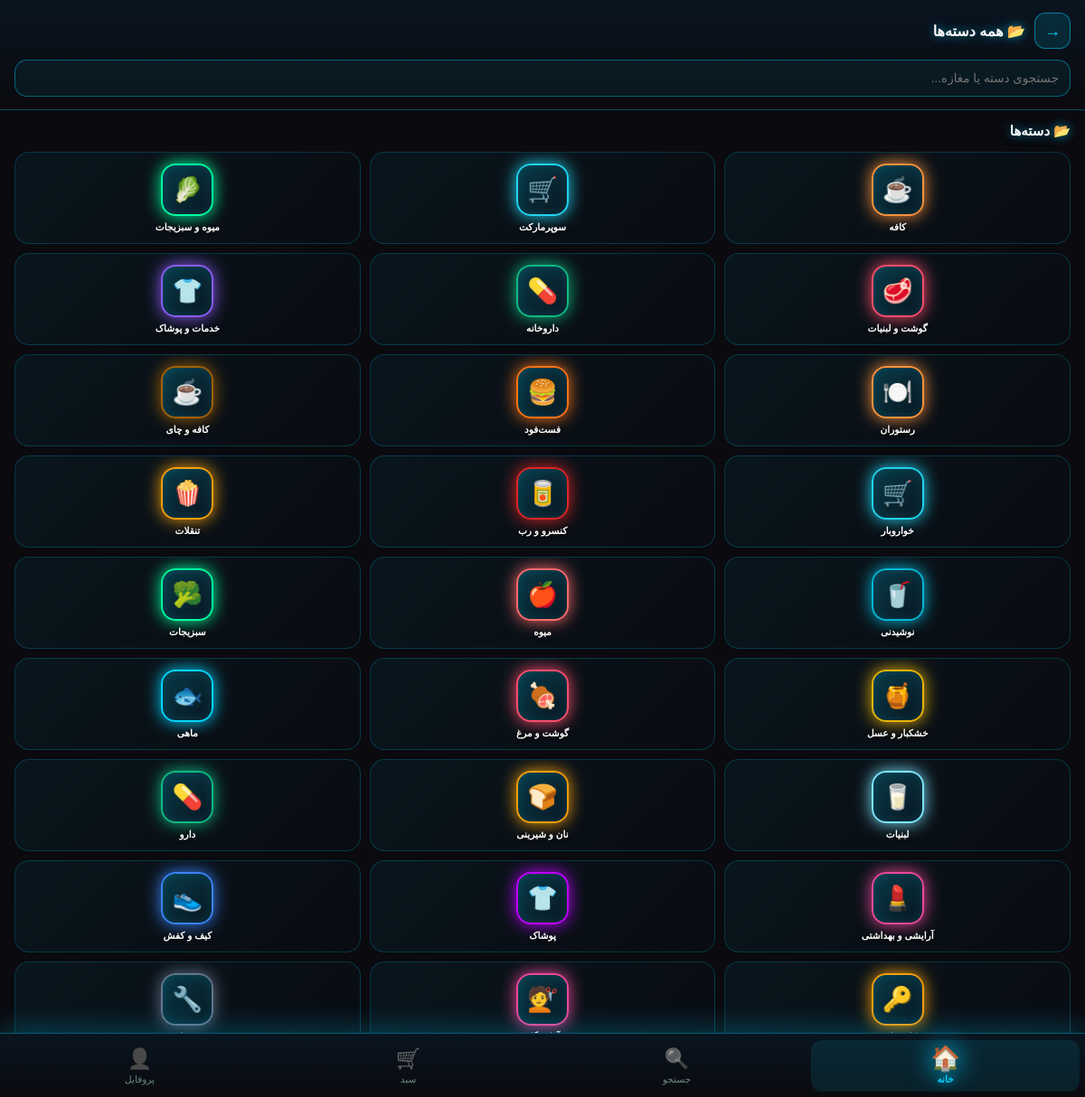
The app's page /customer/categories (signed in) with its own data.
### tables this page shows
CREATE TABLE product_categories (
    id INTEGER PRIMARY KEY AUTOINCREMENT,
    name TEXT UNIQUE,
    icon TEXT DEFAULT '📦',
    color TEXT DEFAULT '#00ff9d',
    sort_order INTEGER DEFAULT 0, is_main INTEGER DEFAULT 0);

### customer_panel.py (the view)
@customer_panel_bp.route('/customer/categories')
def customer_categories():
    cid = _cid()
    if not cid:
        return redirect('/customer/login')
    import sqlite3 as _sq
    q = (request.args.get('q') or '').strip()
    conn = _sq.connect('panel.db', timeout=15)
    c = conn.cursor()
    if q:
        c.execute("SELECT id,name,icon,color,is_main FROM product_categories WHERE name LIKE ? ORDER BY is_main DESC,sort_order", ('%'+q+'%',))
    else:
        c.execute("SELECT id,name,icon,color,is_main FROM product_categories ORDER BY is_main DESC,sort_order")
    all_cats = c.fetchall()
    conn.close()
    from customer_db import search_shops
    shops = search_shops(q) if q and len(q) >= 2 else []
    return render_template('customer_categories.html', all_cats=all_cats, shops=shops, q=q, current_settings=_cs())

### app.py (called while the page is built)
@app.context_processor
def inject_global_settings():
    try:
        if session.get("is_admin"):
            s = get_admin_settings()
        elif session.get("user_id"):
            s = get_user_settings(session["user_id"])
        else:
            s = {"avatar": None, "bg": None, "theme": "neon"}
    except Exception:
        s = {"avatar": None, "bg": None, "theme": "neon"}
    return {"current_settings": s}

@app.after_request
def _security_headers(response):
    if response.content_type and 'text/html' in response.content_type:
        response.headers["Cache-Control"] = "no-store, no-cache, must-revalidate, max-age=0"
        response.headers["Pragma"] = "no-cache"
        response.headers["Expires"] = "0"
    """هدرهای امنیتی"""
    response.headers["X-Content-Type-Options"] = "nosniff"
    response.headers["X-Frame-Options"] = "SAMEORIGIN"
    response.headers["X-XSS-Protection"] = "1; mode=block"
    response.headers["Referrer-Policy"] = "no-referrer"
    response.headers["Permissions-Policy"] = "geolocation=(), microphone=(), camera=()"
    return response

### customer_panel.py (called while the page is built)
def _cid():
    return session.get('customer_id')

def _cs():
    try: return get_user_settings(1)
    except: return None

### database.py (called while the page is built, shortened)
def get_user_settings(user_id):
    import time
    now = time.time()
    key = f'settings_{user_id}'
    if key in _CACHE and (now - _CACHE_TIME.get(key, 0)) < CACHE_TTL:
        return _CACHE[key]

### templates/customer_categories.html (shortened to what this page needs)
<!DOCTYPE html><html lang="fa" dir="rtl"><head>
<link href="https://cdn.jsdelivr.net/gh/rastikerdar/vazirmatn@v33.003/Vazirmatn-font-face.css" rel="stylesheet">
<link rel="icon" type="image/png" href="/static/icons/icon-192.png"><link rel="apple-touch-icon" href="/static/apple-touch-icon.png"></head><body>
<div class="top">
  <div class="row">
    <a href="/customer/home" class="back">→</a>
    <div class="ttl">📂 همه دسته‌ها</div>
  </div>
  <input type="text" id="q" class="srch" placeholder="جستجوی دسته یا مغازه..." value="{{ q }}">
</div>
<div class="sec">📂 دسته‌ها</div>
<div class="grid" id="g">
{% for c in all_cats %}
<a href="/customer/category/{{ c[1] }}" class="cat" data-n="{{ c[1] }}">
  <div class="cat-ic" style="--c:{{ c[3] }}">{{ c[2] }}</div>
  <div class="cat-n">{{ c[1] }}</div>
</a>
{% endfor %}
</div>
{% with active="home" %}{% include "_customer_nav.html" %}{% endwith %}
</body></html>

### templates/customer_categories.html (style rules this page uses)
body { font-family:Vazirmatn,Tahoma,sans-serif;margin:0;padding:0 0 40px;background:#0a0a0f;color:#e2e8f0 }
.top { padding:14px 16px;background:linear-gradient(180deg,#0a1520,#0a0a0f);border-bottom:1.5px solid rgba(0,212,255,.3);position:sticky;top:0;z-index:10 }
.row { display:flex;align-items:center;gap:10px;margin-bottom:12px }
.back { width:38px;height:38px;border-radius:12px;background:rgba(0,212,255,.12);border:1.5px solid rgba(0,212,255,.5);color:#00d4ff;display:flex;align-items:center;justify-content:center;text-decoration:none;font-size:18px }
.ttl { font-size:16px;font-weight:900;color:#fff;text-shadow:0 0 12px rgba(0,212,255,.6) }
.srch { width:100%;background:rgba(0,212,255,.06);color:#fff;border:1.5px solid rgba(0,212,255,.4);border-radius:14px;padding:12px;font-family:inherit;font-size:13.5px;box-sizing:border-box }
.sec { padding:14px 16px 6px;font-size:15px;font-weight:900;color:#fff;text-shadow:0 0 12px rgba(0,212,255,.6) }
.grid { display:grid;grid-template-columns:repeat(3,1fr);gap:10px;padding:8px 16px }
.cat { display:flex;flex-direction:column;align-items:center;gap:6px;text-decoration:none;color:#e2e8f0;padding:12px 4px;border-radius:16px; background:linear-gradient(135deg,rgba(0,212,255,.06),rgba(0,136,204,.02)); border:1.5px solid rgba(0,212,255,.2); position:relative;overflow:hidden; animation:catFade .4s ease-out both; transition:.4s cubic-bezier(.2,.8,.2,1); }
.cat-ic { width:54px;height:54px;border-radius:16px; background:linear-gradient(135deg,rgba(0,212,255,.2),rgba(0,136,204,.06)); border:2px solid var(--c,#00d4ff); display:flex;align-items:center;justify-content:center;font-size:27px; box-shadow:0 0 18px var(--c,#00d4ff),inset 0 0 12px rgba(0,212,255,.15); position:relative;z-index:3; transition:.4s cubic-bezier(.2,.8,.2,1); }
.cat-n { font-size:10.5px;font-weight:bold;text-align:center;color:#fff; position:relative;z-index:3; text-shadow:0 1px 4px rgba(0,0,0,.9); transition:.4s; }

### records on screen
product_categories: icon "☕", name "کافه"
product_categories: icon "🛒", name "سوپرمارکت"
product_categories: icon "🥬", name "میوه و سبزیجات"
product_categories: icon "🥩", name "گوشت و لبنیات"
product_categories: icon "💊", name "داروخانه"
product_categories: icon "👕", name "خدمات و پوشاک"
product_categories: icon "🍽️", name "رستوران"
product_categories: icon "🍔", name "فست‌فود"
product_categories: icon "☕", name "کافه و چای"
product_categories: icon "🛒", name "خواروبار"
product_categories: icon "🥫", name "کنسرو و رب"
product_categories: icon "🍿", name "تنقلات"
product_categories: icon "🥤", name "نوشیدنی"
product_categories: icon "🍎", name "میوه"
product_categories: icon "🥦", name "سبزیجات"
product_categories: icon "🍯", name "خشکبار و عسل"
product_categories: icon "🍖", name "گوشت و مرغ"
product_categories: icon "🐟", name "ماهی"
product_categories: icon "🥛", name "لبنیات"
product_categories: icon "🍞", name "نان و شیرینی"
product_categories: icon "💊", name "دارو"
product_categories: icon "💄", name "آرایشی و بهداشتی"
product_categories: icon "👕", name "پوشاک"
product_categories: icon "👟", name "کیف و کفش"
product_categories: icon "🔑", name "کلیدسازی"
product_categories: icon "💇", name "آرایشگاه"
product_categories: icon "🔧", name "تعمیرات"
